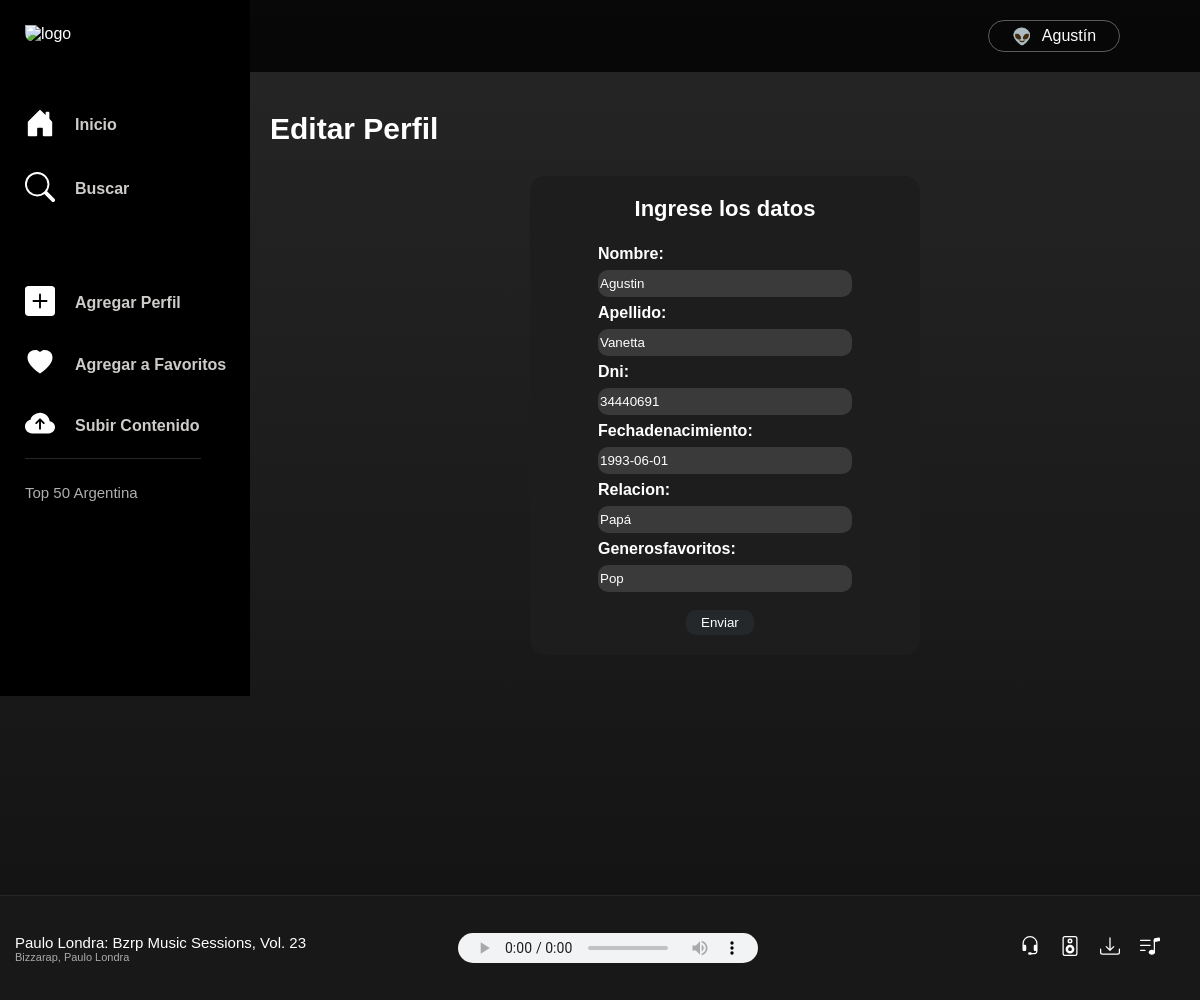
The page /AppSpotify/editarPerfil/34440691 on the database as committed earlier.
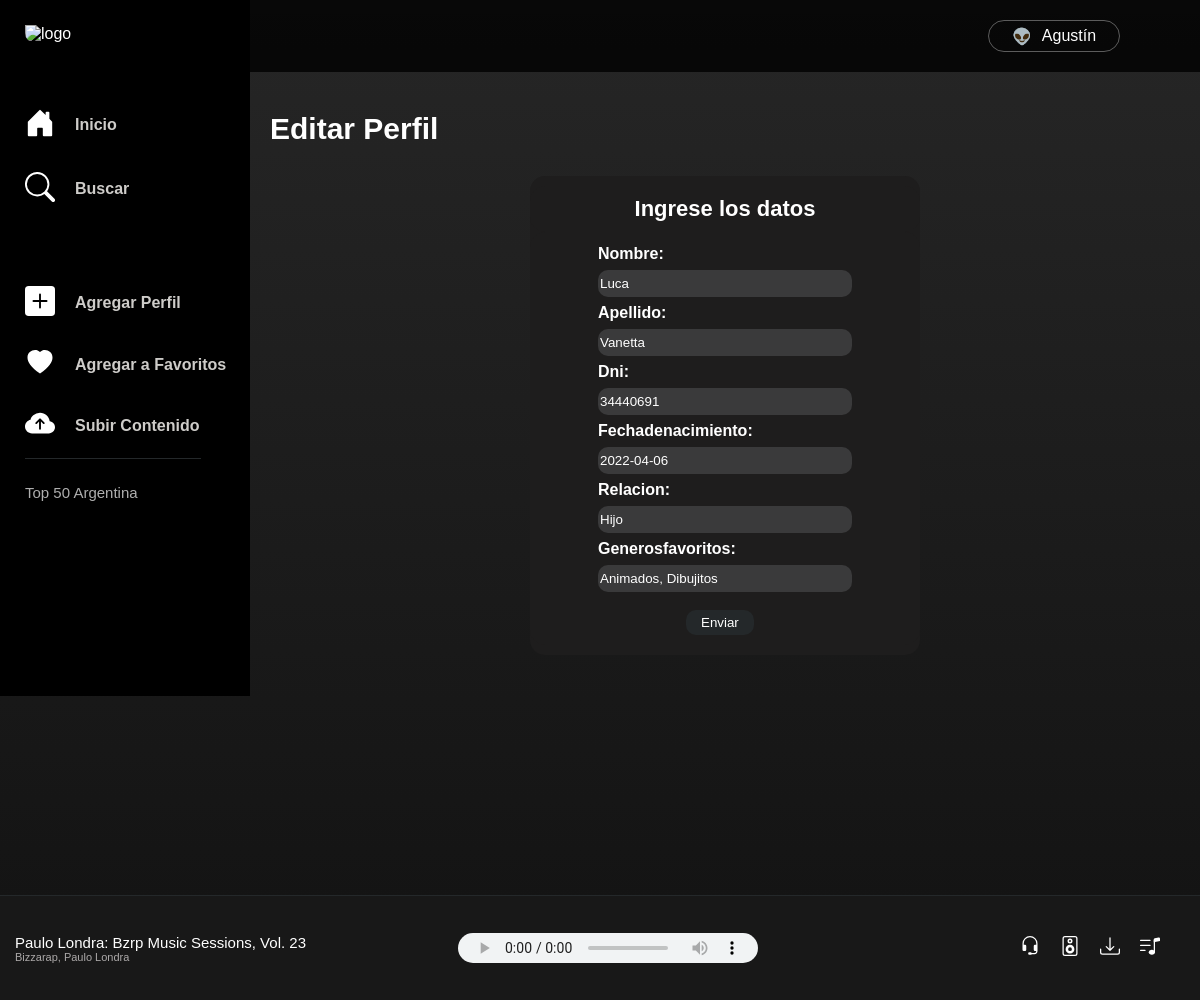
The same page on the database as committed later.
### AppSpotify/models.py (models this page shows, shortened)
class Perfil(models.Model):
    nombre = models.CharField(max_length=40)
    apellido = models.CharField(max_length=40)
    dni= models.IntegerField()
    fechaDeNacimiento = models.DateField()
    relacion = models.CharField(max_length=40)
    generosFavoritos = models.CharField(max_length=100)

### AppSpotify/views.py (the view)
# urls.py: path('editarPerfil/<dni>', views.editarPerfil, name="EditarPerfil"),
def editarPerfil(request, dni):
    dni = dni
    perfil= Perfil.objects.get(dni__iexact=dni)
    if request.method == "POST":
        miFormulario = PerfilFormulario(request.POST) # llega la data
        if miFormulario.is_valid:
            informacion = miFormulario.cleaned_data
            perfil.nombre=informacion['nombre']
            perfil.apellido=informacion["apellido"]
            perfil.dni=informacion["dni"]
            perfil.fechaDeNacimiento=informacion["fechaDeNacimiento"]
            perfil.relacion=informacion["relacion"]
            perfil.generosFavoritos=informacion["generosFavoritos"]
            perfil.save()
            return render(request, "AppSpotify/traerPerfiles.html")
    else:
        miFormulario=PerfilFormulario(initial={"nombre":perfil.nombre,"apellido":perfil.apellido,
        "dni":perfil.dni,"fechaDeNacimiento":perfil.fechaDeNacimiento,"relacion":perfil.relacion,
        "generosFavoritos":perfil.generosFavoritos})
    return render(request, "AppSpotify/editarPerfil.html", {"miFormulario":miFormulario, "perfil":perfil})

### AppSpotify/forms.py
class PerfilFormulario(forms.Form):
    nombre = forms.CharField()
    apellido = forms.CharField()
    dni= forms.IntegerField()
    fechaDeNacimiento = forms.DateField()
    relacion = forms.CharField()
    generosFavoritos = forms.CharField()

### AppSpotify/templates/AppSpotify/editarPerfil.html
{% extends "AppSpotify/padre.html" %}
{% load static %}
{% block contenidoDinamico %}
<div class="body__container">
    <div class="body__user">
        <div class="body__user__container">
            <span>👽</span><div>Agustín</div>
        </div>
    </div>
    <div class="title">Editar Perfil </div>
    <div class="perfil__container">
        <div class="perfil__container__form">
            <div class="formulario__text">Ingrese los datos</div>
            <div class="form"  >
                <form action="" method="POST" id="form"> {%csrf_token%}
                    <table>
                        {{miFormulario.as_table}}
                    </table>
                    <input style="margin-top: 10px;" class="button__enviar" type="submit" value="Enviar">
                </form>
            </div>
        </div>
    </div>
</div>
{% endblock %}

### AppSpotify/templates/AppSpotify/padre.html (shortened to what this page needs)
<!DOCTYPE html>
<html lang="en">
<head>
    {% load static %}
  <link href="{% static 'AppSpotify/css/styles.css' %}" rel="stylesheet">
</head>
<body>
    <header>
        <div class="header__container">
            <div class="header__logo">
                <img class="header__logo__img" src="https://storage.googleapis.com/pr-newsroom-wp/1/2018/11/Spotify_Logo_RGB_White.png" alt="logo"/>
            </div>
            <div class="header__menu">
                <div class="header__menu__options">
                    <div class="header__icons"></i></div> <a class="header__text" href="{% url 'Inicio' %}">Inicio</a>
                </div>
                <div class="header__menu__options">
                    <div class="header__icons"></div> <a class="header__text" href="{% url 'Biblioteca' %}">Buscar</a>
                </div>
            </div>
            <div class="header__personal">
                <div class="header__menu__options">
                    <div class="header__icons"><svg xmlns="http://www.w3.org/2000/svg" width="30" height="30" fill="currentColor" class="bi bi-plus-square-fill" viewBox="0 0 16 16">
                        <path d="M2 0a2 2 0 0 0-2 2v12a2 2 0 0 0 2 2h12a2 2 0 0 0 2-2V2a2 2 0 0 0-2-2H2zm6.5 4.5v3h3a.5.5 0 0 1 0 1h-3v3a.5.5 0 0 1-1 0v-3h-3a.5.5 0 0 1 0-1h3v-3a.5.5 0 0 1 1 0z"/>
                      </svg></div ><a class="header__text" href="{% url 'Perfil' %}">Agregar Perfil</a>
                </div>
                <div class="header__menu__options">
                    <div class="header__icons"><svg xmlns="http://www.w3.org/2000/svg" width="30" height="25" fill="currentColor" class="bi bi-heart-fill" viewBox="0 0 16 16">
                        <path fill-rule="evenodd" d="M8 1.314C12.438-3.248 23.534 4.735 8 15-7.534 4.736 3.562-3.248 8 1.314z"/>
                      </svg></div> <a class="header__text" href="{% url 'Favoritos' %}">Agregar a Favoritos</a>
                </div>
                <div class="header__menu__options">
                    <div class="header__icons"></div ><a class="header__text" href="{% url 'Contenido' %}">Subir Contenido</a>
                </div>
            </div>
            <div class="header__favoritos">
                <div class="header__favoritos__text"> Top 50 Argentina </div>
            </div>
        </div>
    </header>
    <body >
        {% block contenidoDinamico %}
            {% endblock %}
    </body>
    <footer>
        <div class="footer">
            <div class="footer__left">
                <h1>Paulo Londra: Bzrp Music Sessions, Vol. 23</h1>
                <h2>Bizzarap, Paulo Londra</h2>
            </div>
            <div class="footer__bot">
               <audio src="{% static 'AppSpotify/css/test.mp3' %}" controls></audio>
            </div>
            <div class="footer__right">
                <div></div>
                <div></div>
                <div></div>
                <div></div>
            </div>
        </div>
    </footer>
</body>
</html>

### AppSpotify/static/AppSpotify/css/styles.css (style rules this page uses)
* { margin: 0; color: white; font-family: Google Sans,arial,sans-serif-medium,sans-serif; }
header { height: 87vh; width: 250px; background-color: black; position: fixed; }
body { height: 100vh; background-image: linear-gradient(rgba(0,0,0,.85) 0,#121212 100%); margin-bottom: 25vh; }
footer { height: 13vh; width: 100%; background-color: #181818; border-top: 1px solid #24282a; float: right; display: flex; position: fixed; bottom: 0px; }
.header__container { display: flex; flex-direction: column; padding-left: 25px; position: fixed; }
.header__favoritos { border-top: 1px solid #24282a; margin-right: 25px; }
.header__favoritos__text { font-size: 15px; margin-top: 25px; color: rgba(255, 255, 255, 0.685); }
.header__icons { padding-right: 20px; }
.header__logo__img { padding-top: 25px; height: 50px; width: 170px; }
.header__menu { padding: 50px 0px; }
.header__menu__options { color: rgba(225, 223, 220, 0.915); display: flex; align-items: center; padding: 15px 0px; }
.header__text { font-weight: 700; color: inherit; text-decoration: none; }
.body__container { float: right; display: flex; flex-direction: column; width: calc(100% - 250px); font-family: 'Lato', sans-serif; padding-bottom: 150px; }
.body__user { display: flex; background-color: rgba(0, 0, 0, 0.801); justify-content: flex-end; padding: 20px 80px 20px 0px; }
.body__user__container { display: flex; justify-content: center; align-items: center; border: 1px solid rgba(255, 255, 255, 0.34); border-radius: 20px; width: 130px; height: 30px; }
.body__user__container span { padding-right: 10px; }
img { border-radius: 10px; height: 180px; width: 180px; }
.title { padding-left: 20px; font-weight: 700; font-size: 30px; padding-top: 40px; padding-bottom: 20px; }
.footer { width: 100%; display: flex; justify-content: space-between; align-items: center; }
.footer__bot { margin-left: -100px; }
.footer__right { display: flex; margin-right: 30px; }
.footer__right div { padding: 10px; }
.footer__left { padding-left: 15px; }
.footer__left h1 { font-size: 15px; font-weight: 100; }
.footer__left h2 { font-size: 11px; font-weight: 100; color: rgb(172, 169, 169); }
.footer__bot { display: flex; }
.perfil__container { padding-top: 10px; display: flex; width: 100%; justify-content: space-evenly }
.perfil__container div { padding: 10px 20px; background-color: rgb(30, 29, 29); border-radius: 15px; display: flex; flex-direction: column; width: 350px; align-items: center; }
.formulario__text { font-size: 22px; font-weight: 700; display: flex; justify-content: center; align-items: center; }
.button__enviar { margin-left: 35%; align-items: center; margin-top: 5px; background-color: #24282a; border: 0; border-radius: 10px; padding: 5px 15px; }
audio { height: 30px; }
#form table tbody tr { display: flex; flex-direction: column; align-items: flex-start }
#form table tbody tr td input { height: 25px; width: 250px; margin: 5px 0; background-color: #3a3a3b; border-radius: 10px; border: 0; }

Rows that differ between the two databases and show on the page:
removed Perfil: nombre "Agustin", apellido "Vanetta", dni "34440691", fechaDeNacimiento "1993-06-01", relacion "Papá", generosFavoritos "Pop"
added Perfil: nombre "Luca", apellido "Vanetta", dni "34440691", fechaDeNacimiento "2022-04-06", relacion "Hijo", generosFavoritos "Animados, Dibujitos"
